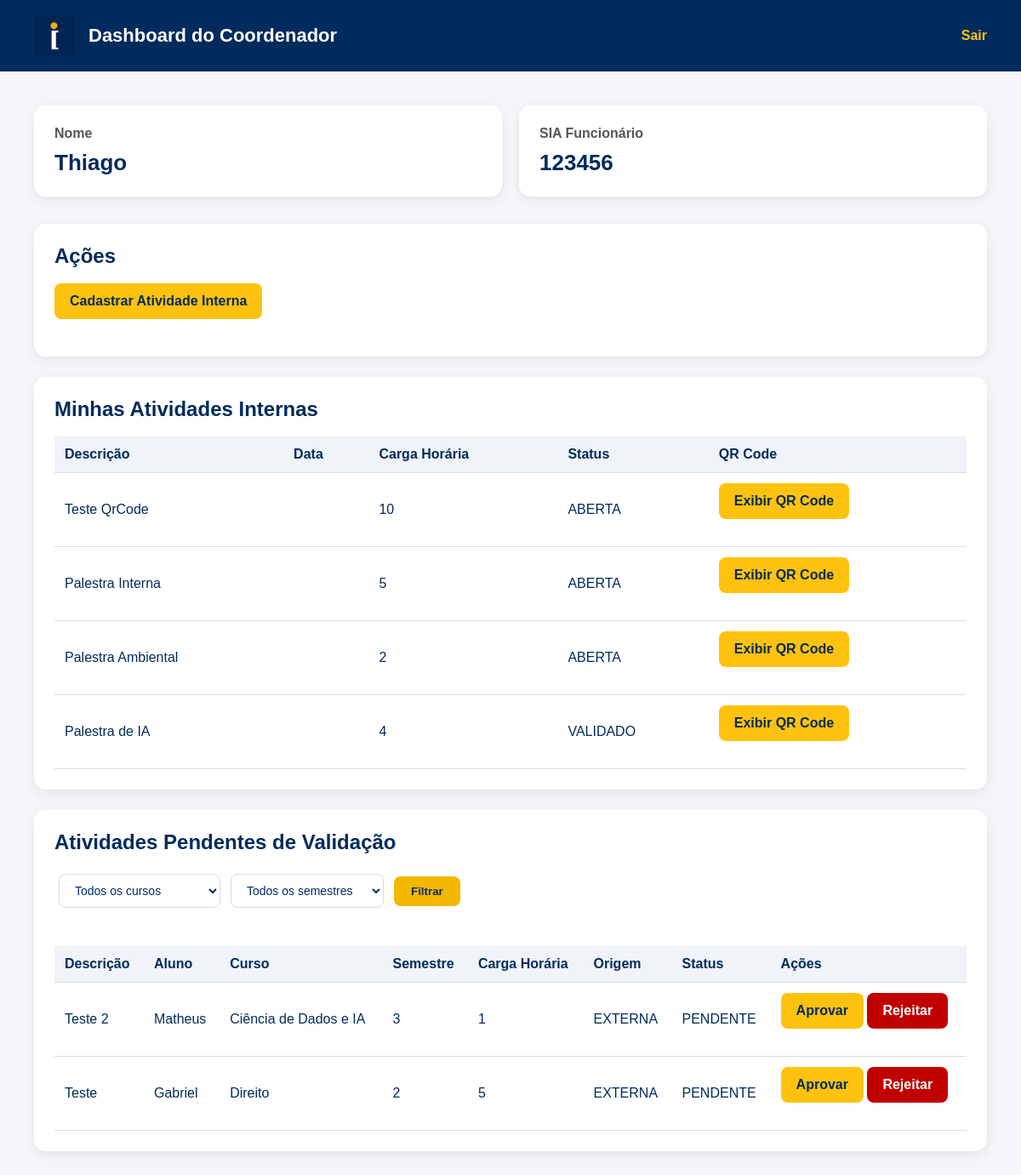
The app's page /dashboard/coordenador/ (signed in), older data.
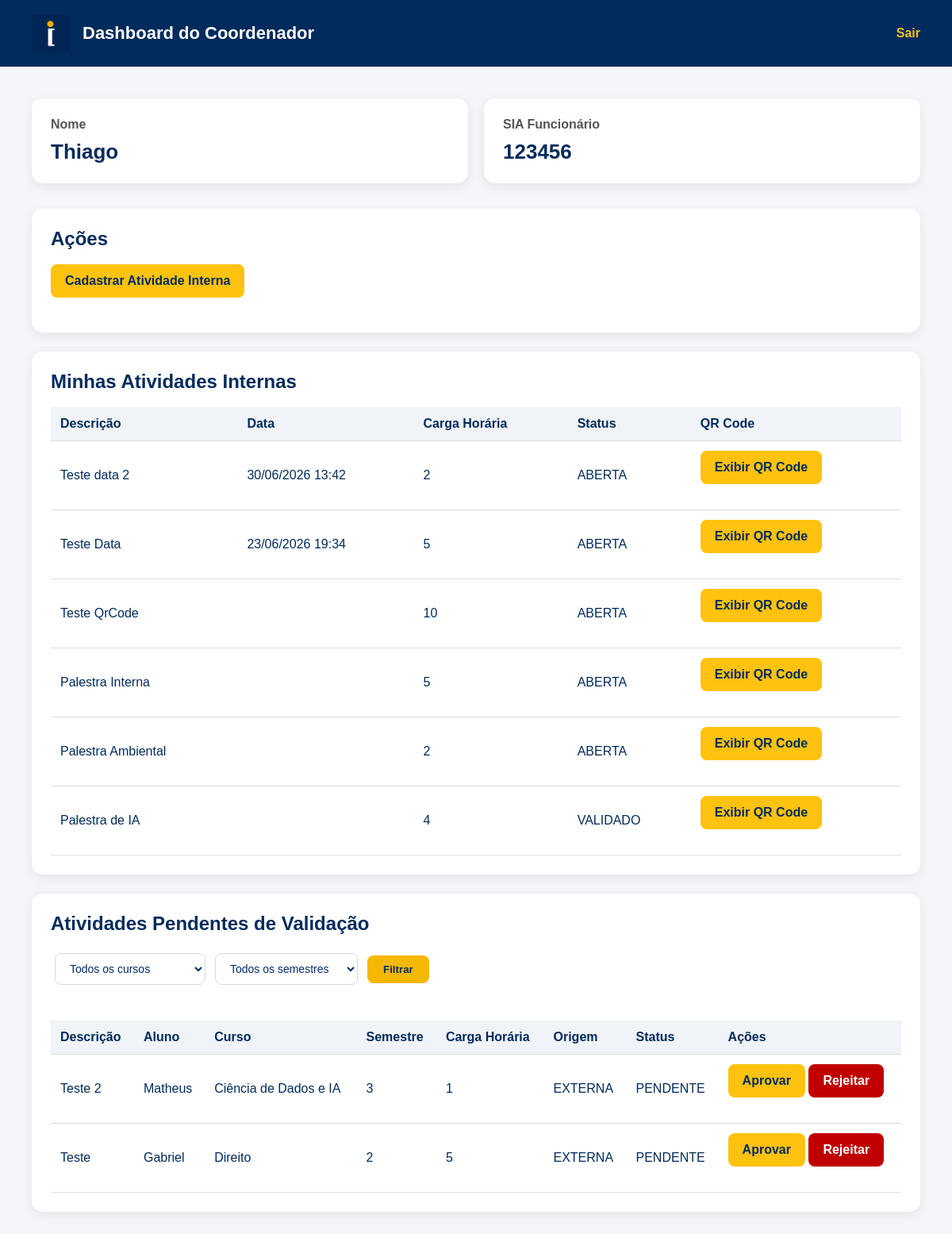
The same page, newer data.
### core/models.py (models this page shows, shortened)
class AtividadeComplementar(models.Model):
    class Status(models.TextChoices):
        PENDENTE = 'PENDENTE', 'Pendente'
        ABERTA = 'ABERTA', 'Aberta'
        VALIDADO = 'VALIDADO', 'Validado'
        REJEITADO = 'REJEITADO', 'Rejeitado'
    class Origem(models.TextChoices):
        INTERNA = 'INTERNA', 'Interna'
        EXTERNA = 'EXTERNA', 'Externa'
    descricao = models.TextField()
    carga_horaria_solicitada = models.IntegerField()
    carga_horaria_validada = models.IntegerField(
        null=True,
        blank=True
    )
    status = models.CharField(
        max_length=20,
        choices=Status.choices,
        default=Status.PENDENTE
    )
    tipo_origem = models.CharField(
        max_length=20,
        choices=Origem.choices
    )
    data_hora_evento = models.DateTimeField(
        null=True,
        blank=True
    )
    palestrante = models.CharField(
        max_length=100,
        null=True,
        blank=True
    )
    local = models.CharField(
        max_length=200,
        null=True,
        blank=True
    )
    caminho_comprovante = models.FileField(
        upload_to='comprovantes/',
        null=True,
        blank=True
    )
    aluno = models.ForeignKey(
        Aluno,
        on_delete=models.CASCADE,
        related_name='atividades',
        null=True,
        blank=True
    )
    alunos_participantes = models.ManyToManyField(
        Aluno,
        related_name='atividades_internas',
        blank=True
    )
    coordenador = models.ForeignKey(
        Coordenador,
        on_delete=models.SET_NULL,
        null=True,
        blank=True
    )
    organizacao = models.ForeignKey(
        OrgAcademica,
        on_delete=models.SET_NULL,
        null=True,
        blank=True
    )
    tipo_atividade = models.ForeignKey(
        TipoAtividade,
        on_delete=models.CASCADE
    )

class Aluno(models.Model):
    usuario = models.OneToOneField(
        Usuario,
        on_delete=models.CASCADE
    )
    matricula = models.CharField(max_length=20)
    curso = models.CharField(max_length=100)
    semestre_ingresso = models.IntegerField()
    total_horas_integralizadas = models.IntegerField(default=0)
    def __str__(self):
        return self.usuario.username

class Usuario(AbstractUser):
    class Perfil(models.TextChoices):
        ALUNO = 'ALUNO', 'Aluno'
        COORDENADOR = 'COORDENADOR', 'Coordenador'
        ORG = 'ORG', 'Organização Acadêmica'
    perfil = models.CharField(
        max_length=20,
        choices=Perfil.choices
    )

### core/views.py (the view)
@login_required
def dashboard_coordenador(request):
    coordenador = Coordenador.objects.get(usuario=request.user)
    atividades_internas = AtividadeComplementar.objects.filter(
        coordenador=coordenador,
        tipo_origem=AtividadeComplementar.Origem.INTERNA
    ).order_by('-id')
    atividades_pendentes = ( AtividadeComplementar.objects.filter(
        status=AtividadeComplementar.Status.PENDENTE
    )
    .select_related('aluno')
    )
    curso = request.GET.get("curso")
    semestre = request.GET.get("semestre")
    if curso:
        atividades_pendentes = atividades_pendentes.filter(
            aluno__curso=curso
        )
    if semestre:
        atividades_pendentes = atividades_pendentes.filter(
            aluno__semestre_ingresso=semestre
        )
    cursos = (
        Aluno.objects
        .values_list("curso", flat=True)
        .distinct()
    )
    semestres = (
        Aluno.objects
        .values_list("semestre_ingresso", flat=True)
        .distinct()
        .order_by('semestre_ingresso')
    )
    return render(
        request,
        "dashboard_coordenador.html",
        {
            "coordenador": coordenador,
            "atividades_pendentes": atividades_pendentes,
            "atividades_internas": atividades_internas,
            "cursos": cursos,
            "semestres": semestres,
            "curso_selecionado": curso,
            "semestre_selecionado": semestre,
        }
    )

### core/templates/dashboard_coordenador.html (shortened to what the changed rows need)
{% load static %}
<!DOCTYPE html>
<html lang="pt-br">
<head>
    <link rel="stylesheet" href="{% static 'css/dashboard.css' %}?v=2">
</head>
<body>
<header class="header">
    <div class="header-left">
        <h1>Dashboard do Coordenador</h1>
    </div>
</header>
<main class="container">
    <div class="cards">
        <div class="card">
            <h2>Nome</h2>
        </div>
        <div class="card">
            <h2>SIA Funcionário</h2>
        </div>
    </div>
    <div class="section">
        <h2>Ações</h2>
    </div>
    <div class="section">
        <h2>Minhas Atividades Internas</h2>
        <table>
            <thead>
                <tr>
                    <th>Descrição</th>
                    <th>Data</th>
                    <th>Carga Horária</th>
                    <th>Status</th>
                    <th>QR Code</th>
                </tr>
            </thead>
            <tbody>
                {% for atividade in atividades_internas %}
                    <tr>
                        <td>{{ atividade.descricao }}</td>
                        <td>{{ atividade.data_hora_evento|date:"d/m/Y H:i" }}</td>
                        <td>{{ atividade.carga_horaria_solicitada }}</td>
                        <td>{{ atividade.status }}</td>
                        <td>
                            <a
                                href="{% url 'qrcode_atividade' atividade.id %}"
                                class="btn"
                            >
                                Exibir QR Code
                            </a>
                        </td>
                    </tr>
                {% empty %}
                    <tr>
                        <td colspan="4">
                            Nenhuma atividade interna cadastrada.
                        </td>
                    </tr>
                {% endfor %}
            </tbody>
        </table>
    </div>
    <div class="section">
        <h2>Atividades Pendentes de Validação</h2>
        <table>
            <thead>
                <tr>
                    <th>Descrição</th>
                    <th>Aluno</th>
                    <th>Curso</th>
                    <th>Semestre</th>
                    <th>Carga Horária</th>
                    <th>Origem</th>
                    <th>Status</th>
                    <th>Ações</th>
                </tr>
            </thead>
            <tbody>
                {% for atividade in atividades_pendentes %}
                    <tr>
                        <td>{{ atividade.descricao }}</td>
                        <td>{{ atividade.aluno }}</td>
                        <td>{{ atividade.aluno.curso }}</td>
                        <td>{{ atividade.aluno.semestre_ingresso }}</td>
                        <td>{{ atividade.carga_horaria_solicitada }}</td>
                        <td>{{ atividade.tipo_origem }}</td>
                        <td>{{ atividade.status }}</td>
                        <td>
                            <a
                                href="{% url 'aprovar_atividade' atividade.id %}"
                                class="btn"
                            >
                                Aprovar
                            </a>
                            <a
                                href="{% url 'rejeitar_atividade' atividade.id %}"
                                class="btn btn-danger"
                            >
                                Rejeitar
                            </a>
                        </td>
                    </tr>
                {% empty %}
                    <tr>
                        <td colspan="6">Nenhuma atividade pendente.</td>
                    </tr>
                {% endfor %}
            </tbody>
        </table>
    </div>
</main>
</body>
</html>

Row changes from the older to the newer data that the page shows:
added AtividadeComplementar: descricao "Teste data 2", data_hora_evento "30/06/2026 13:42", carga_horaria_solicitada "2", status "ABERTA", shown under "Minhas Atividades Internas"
added AtividadeComplementar: descricao "Teste Data", data_hora_evento "23/06/2026 19:34", carga_horaria_solicitada "5", status "ABERTA", shown under "Minhas Atividades Internas"
